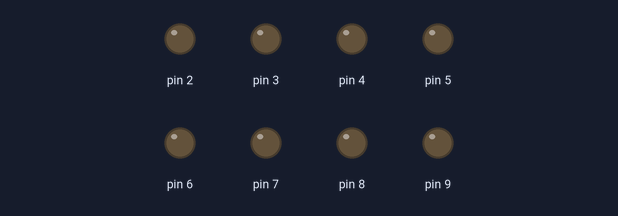
Simulated run of this sketch. Board: Arduino Uno, built with avr-gcc and run on an emulated ATmega328P. Parts: output pins drawn as LEDs (lit = HIGH). Random numbers use the default seed unless the sketch sets one.

Above: at 0.1 s.
At 2.9 s:
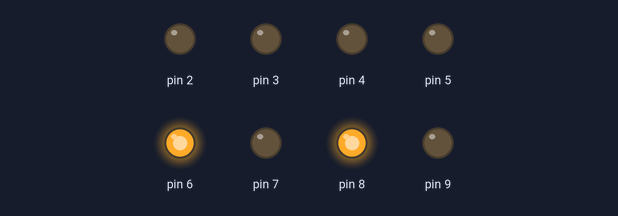
At 12.2 s:
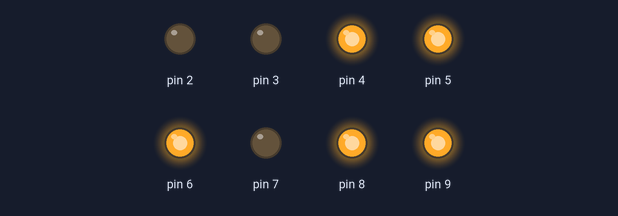
At 18.4 s:
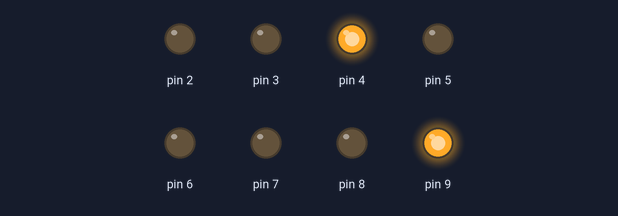
At 29.0 s:
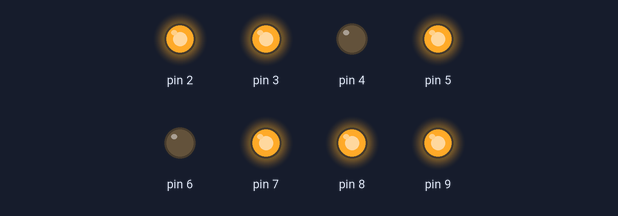
At 36.6 s:
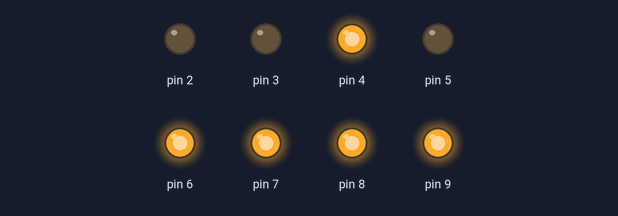
Timing chart, 0 to 40.0 s (numbered marks = the images above):
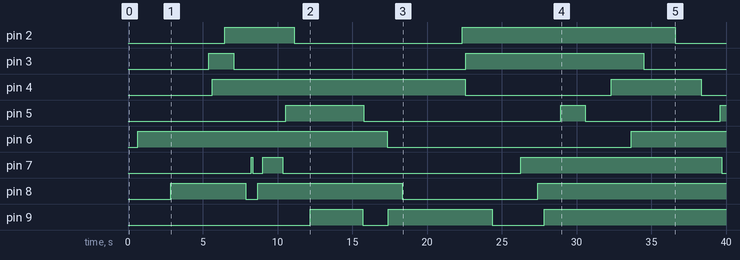

Measured:
- by itself, pin 2: LOW → HIGH at 6.5 s, → LOW 4.7 s later, → HIGH 11.2 s later, → LOW 14.2 s later
- by itself, pin 3: LOW → HIGH at 5.4 s, → LOW 1.7 s later, → HIGH 15.5 s later, → LOW 11.9 s later
- by itself, pin 4: LOW → HIGH at 5.6 s, → LOW 16.9 s later, → HIGH 9.8 s later, → LOW 6.0 s later
- by itself, pin 5: goes HIGH 5.2 s, LOW 13.2 s, HIGH 1.6 s, LOW 9.0 s, then HIGH
- by itself, pin 6: LOW → HIGH at 0.66 s, → LOW 16.7 s later, → HIGH 16.3 s later
- by itself, pin 7: goes HIGH 0.08 s, LOW 0.67 s, HIGH 1.4 s, LOW 15.9 s, HIGH 13.5 s, then LOW
- by itself, pin 8: goes HIGH 5.0 s, LOW 0.80 s, HIGH 9.7 s, LOW 9.0 s, then HIGH
- by itself, pin 9: goes HIGH 3.5 s, LOW 1.7 s, HIGH 7.0 s, LOW 3.5 s, then HIGH

The sketch:

ELRandom.ino
```cpp
unsigned long time_array[8][3];

void setup() {
  Serial.begin(9600);
  randomSeed(analogRead(0));

  unsigned long time = millis();

  for (int i = 0; i < 8; i++) {
    pinMode(2 + i, OUTPUT);
    time_array[i][0] = 1;
    time_array[i][1] = time + random(0, 1000 * 1000);
    time_array[i][2] = 0;
  }
}

// the loop function runs over and over again forever
void loop() {
  unsigned long time = millis();

  for (int i = 0; i < 8; i++) {
    int k = time_array[i][0];

    if (time > time_array[i][k]) {
      if (k == 1) {
        digitalWrite(i + 2, HIGH);
        k = 2;
      }
      else {
        digitalWrite(i + 2, LOW);
        k = 1;
      }

      time_array[i][0] = k;
      time_array[i][k] = time + random(0, 1000 * 1000);
    }
  }

  delay(10);
}
```
